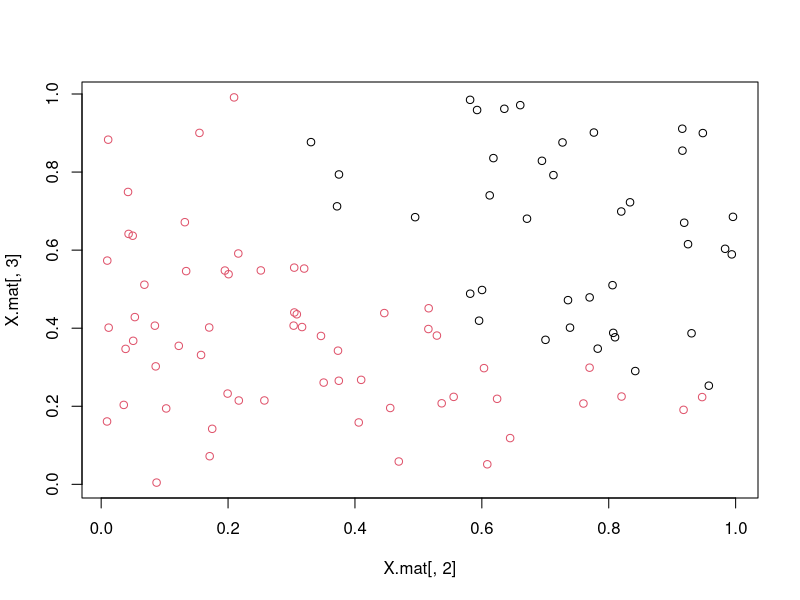
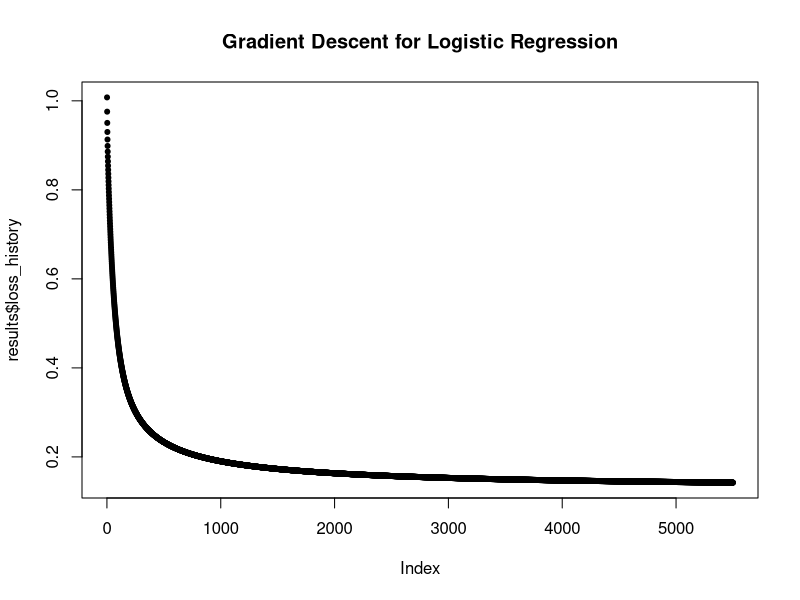
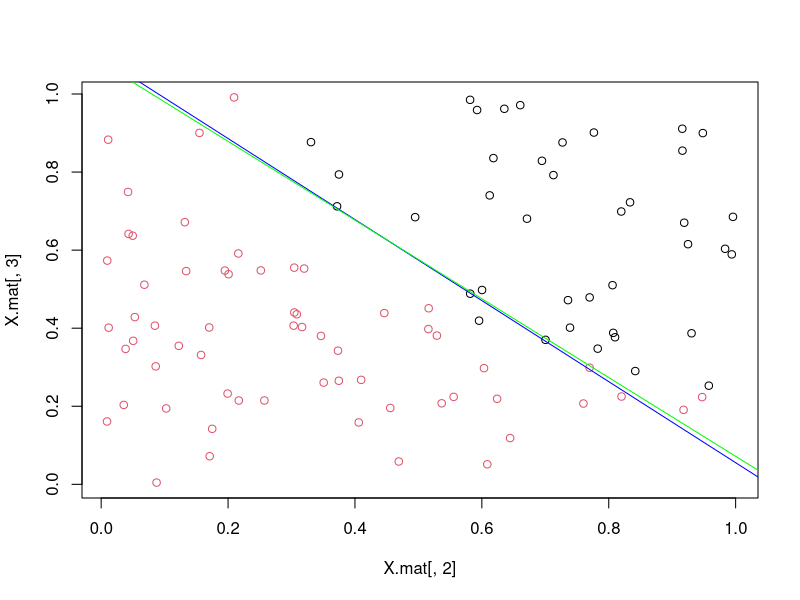

Write R code to recreate these figures, in order.
#Ex.2: Route Choice (Logistic Regression)
#Implement Gradient Descent for Logistic Regression and compare results against glm package 

#Generate fake data
#Note: y is 0 or 1
set.seed(2019)
X.mat <- cbind(rep(1,100),runif(100),runif(100))
y<-sample(c(0,1),100,replace = TRUE)
y<-as.numeric(X.mat[,2]*X.mat[,3]< mean(X.mat[,2]*X.mat[,3]))
plot(X.mat[,2],X.mat[,3],col=as.factor(y))

#initial b
betas<-rnorm(3)

#Sigmoid function, inverse of logit
sigmoid <- function(z){1/(1+exp(-z))}
sigmoid(X.mat%*%betas)

#Cost function (aka Loss Function)
cost <- function(beta, X, y){
  m <- length(y) # number of training examples
  
  h <- sigmoid(X%*%beta)
  J <- (t(-y)%*%log(h)-t(1-y)%*%log(1-h))/m
  J
}
cost(betas,X.mat,y)

#gradient function
grad <- function(beta, X, y){
  m <- length(y) 
  
  h <- sigmoid(X%*%beta)
  grad <- (t(X)%*%(h - y))/m
  grad
}
grad(betas,X.mat,y)

#Gradient Descent
logGradDescent=function(X,y,beta_init,learning_rate,n_iterations){
  beta=beta_init
  loss_history=rep(0,n_iterations)
  for(k in 1:n_iterations){
    beta=beta-learning_rate * grad(beta,X,y)
    loss_history[k]=cost(beta,X,y)
  }
  return(list(beta=beta,loss_history=loss_history))
}

#Test Gradient Descent
beta_init<-rnorm(3)
learning_rate<-0.5
n_iterations<-5500

results <- logGradDescent(X.mat,y,beta_init,learning_rate,n_iterations)

results$beta

plot(results$loss_history,pch=20,type='b',main = 'Gradient Descent for Logistic Regression')


#Compare with glm package ############################
gendata<-data.frame(cbind(y,X.mat[,2:3]))
names(gendata)<-c('y','X1','X2')
#y to factor
gendata$y<-as.factor(gendata$y)

#Logistic regression
lr <- glm(y~.,data=gendata,family = binomial)

lr$coefficients
results$beta
#Are they different results?

#Plot decision boundaries ##########################
#Our results
m<- -results$beta[2]/results$beta[3]
b<- -results$beta[1]/results$beta[3]
plot(X.mat[,2],X.mat[,3],col=as.factor(y))
abline(b,m,col='blue')

#R package results
m2<- -lr$coefficients[2]/lr$coefficients[3]
b2<- -lr$coefficients[1]/lr$coefficients[3]
abline(b2,m2,col='green')


